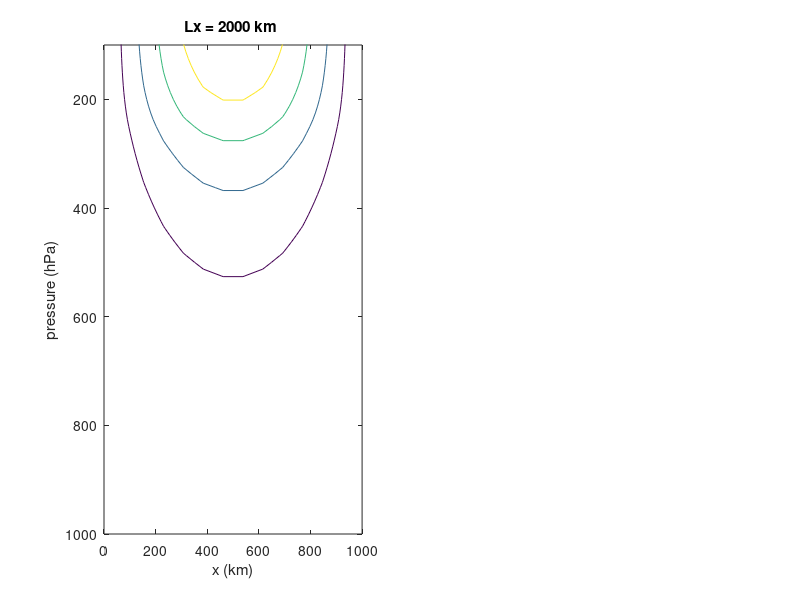

Write the MATLAB code that produced this figure. (Note: this script raises an error after producing the figure.)
% MATLAB file:  pv_anomaly.m
% Script to plot geopotential tendency for specified upper level
% quasi-geostrophic pv anomaly advection
% pv advection is uniform for p<250 hPa and zero for p>250 hPa
% used to derive figure 6.10 for 4th edition of Intr. Dyn. Meteor.
% Shows downward influence of upper level pv advection by
% solution for eq. (6.26).
% Solution normalized to uniform height tendency at p = 0 hPa.
% NOTE:  script uses function  suptitle.m  for plotting title.
clear all 
close all
xx=linspace(0,3000,40);         % 30 gridpoints in x   
pp=linspace(0,100000,81);       % 81 gridpoints in pressure
[x,p]=meshgrid(xx,pp);          % Sets matrix for grid system in x and z
%   *********Define the function to be contoured*********
% NOTE that x is in km and k is in km-1 for convenience in graphing
% the factors of 1000 are to convert the expression to geopotential meters
% pressure is given in Pascals, converted to hPa for plots
cor = 1.e-4;                    % Coriolis parameter
Q0 = 1.e-5;                     % pv anomaly  magnitude
U = 50;                         % Advecting zonal wind
sig = 2.e-6;                    % static stability parameter
Lx = 2000 ;                     % zonal wavelength in km
m = 0*(pi/6.e6);                % meridional wavenumber
k = 2*pi/(Lx*1000);             % zonal wavenumber
lam2 = (k^2+m^2)*sig/cor^2; 
lam = sqrt(lam2);
ps = 1.e5;                      % surface pressure

X00= -sig*Q0*U*(k)/(cor*lam2)*24*3600;  % units of (m/s)^2  per day

X0 = X00*sin(k*x*1000);
X = zeros(size(p));
z1 = lam*ps/4; z2=lam*3*ps/4; z3 = lam*ps;
for n=1:81
    if pp(n)>ps/4
        X(n,:) = X0(n,:).*sinh(z1)/sinh(z3).*cosh(lam*(p(n,:)-ps))/9.8;
    end
    if pp(n)<=ps/4
        X(n,:) = X0(n,:).*(1-sinh(z2)/sinh(z3).*cosh(lam*p(n,:)))/9.8;
    end
end
Xmin = min(X(5,:));
Xnorm = X/Xmin;
figure(1)
subplot (1,2,1)
[cs, h]=contour(x,p/100,Xnorm,[ .2 .4 .6 .8]);
xlabel ('x (km)')
axis([0 1000 100 1000])
ylabel('pressure (hPa)')
title('Lx = 2000 km ')
axis ij
clabel(cs,h,'manual')
Lx = 6000;                  % zonal wavelength
k = 2*pi/(Lx*1000);
lam2 = (k^2+m^2)*sig/cor^2;
lam = sqrt(lam2);

X00 = -sig*Q0*U*(k)/(cor*lam2)*24*3600;  %units of (m/s)^2  per day

X0 = X00*sin(k*x*1000);
X=zeros(size(p));
z1=lam*ps/4; z2=lam*3*ps/4; z3 = lam*ps;
for n=1:81
    if pp(n) > ps/4
        X(n,:) = X0(n,:).*sinh(z1)/sinh(z3).*cosh(lam*(p(n,:)-ps))/9.8;
    end
    if pp(n) <= ps/4
        X(n,:)  = X0(n,:).*(1-sinh(z2)/sinh(z3).*cosh(lam*p(n,:)))/9.8;
    end
end
Xmin = min(X(5,:));
Xnorm = X/Xmin;
subplot(1,2,2)
[cs,h]=contour(x,p/100,Xnorm,[.2 .4 .6 .8]);
axis([0 3000 100 1000])
xlabel('x (km)')
axis ij
title('Lx = 6000 km')
clabel(cs,h,'manual')
suptitle('normalized height tendency')
